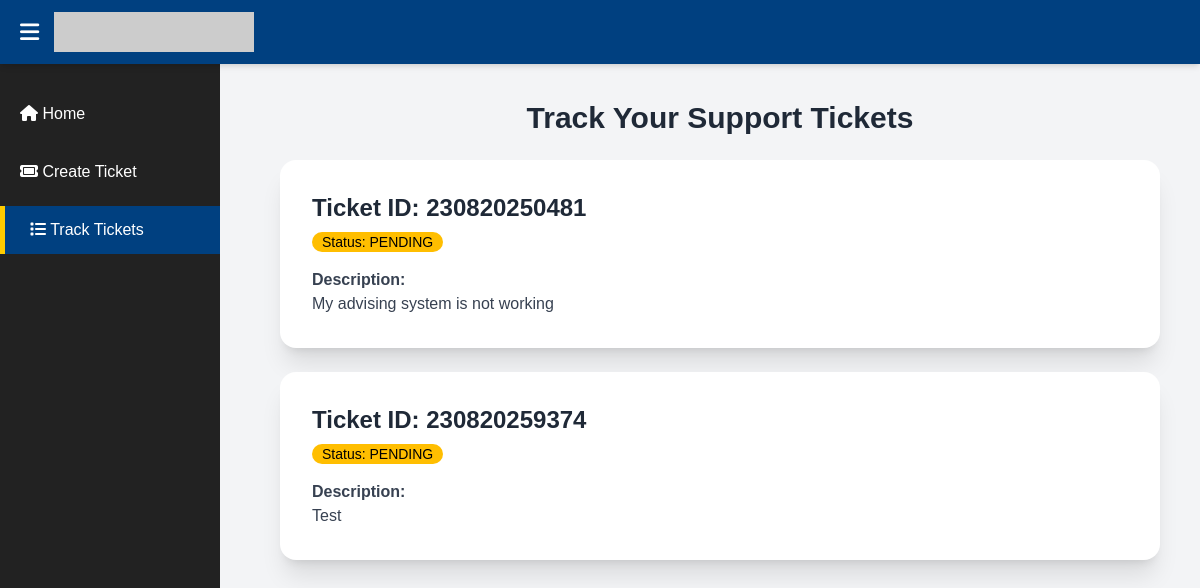
/trackticket.php (signed in), run on the app's committed database.
### tables this page shows
CREATE TABLE `tickets` (
  `TicketID` varchar(40) NOT NULL,
  `Description` varchar(100) DEFAULT NULL,
  `FromUserID` varchar(12) DEFAULT NULL,
  `Status` enum('SOLVED','PENDING') DEFAULT NULL,
  `Feedback` varchar(100) DEFAULT NULL
);

### trackticket.php (the view, shortened to what this page needs)
<?php
$userID = $_SESSION['UserID'];
$db = new Database();
$conn = $db->getConnection();
$tickets = [];
$sql = "SELECT TicketID, Description, Status, Feedback FROM tickets WHERE FromUserID = ?";
$stmt = $conn->prepare($sql);
$stmt->bind_param("s", $userID);
$stmt->execute();
$result = $stmt->get_result();
while ($row = $result->fetch_assoc()) {
    $tickets[] = $row;
}
?>
<!DOCTYPE html>
<html lang="en" data-theme="light">
<head>
    <link href="https://cdn.jsdelivr.net/npm/daisyui@4.12.14/dist/full.min.css" rel="stylesheet" />
    <script src="https://cdn.tailwindcss.com"></script>
    <link href="https://cdnjs.cloudflare.com/ajax/libs/font-awesome/6.5.0/css/all.min.css" rel="stylesheet" />
    <link rel="stylesheet" href="dash.css">
</head>
<body class="bg-gray-100">
    <div class="navbar bg-base-100 shadow-md">
        <div class="navbar-left">
            <span class="menu-btn" onclick="toggleSidebar()"><i class="fa fa-bars"></i></span>
            <img src="https://dummyimage.com/200x40/004080/ffffff&text=Eduor+System" alt="Eduor Logo" class="logo">
        </div>
    </div>
    <div class="sidebar" id="sidebar">
        <ul>
            <li><a href="dash.php"><i class="fa fa-home"></i> Home</a></li>
            <li><a href="createticket.php"><i class="fa fa-ticket"></i> Create Ticket</a></li>
            <li class="active"><a href="trackticket.php"><i class="fa fa-list"></i> Track Tickets</a></li>
        </ul>
    </div>
    <div class="main-content" id="main-content">
        <section class="max-w-5xl mx-auto p-5">
            <h1 class="text-3xl font-bold mb-6 text-center">Track Your Support Tickets</h1>
            <?php if (empty($tickets)): ?>
                <div class="text-center p-6 bg-white rounded-lg shadow-md">
                    <p class="text-gray-600">You have not submitted any tickets yet. <a href="createticket.php" class="text-blue-600 hover:underline">Create one now.</a></p>
                </div>
            <?php else: ?>
                <div class="space-y-6">
                    <?php foreach ($tickets as $ticket): ?>
                        <div class="card bg-white shadow-xl">
                            <div class="card-body">
                                <h2 class="card-title text-2xl">Ticket ID: <?= htmlspecialchars($ticket['TicketID']); ?></h2>
                                <div class="badge <?= $ticket['Status'] === 'Solved' ? 'badge-success' : 'badge-warning'; ?>">
                                    Status: <?= htmlspecialchars($ticket['Status']); ?>
                                </div>
                                <p class="text-gray-700 mt-2">
                                    <span class="font-semibold">Description:</span><br>
                                    <?= nl2br(htmlspecialchars($ticket['Description'])); ?>
                                </p>
                            </div>
                        </div>
                    <?php endforeach; ?>
                </div>
            <?php endif; ?>
        </section>
    </div>
</body>
</html>

### dash.css (style rules this page uses)
body { margin: 0; font-family: Arial, sans-serif; background: #f4f6f9; }
.navbar { display: flex; justify-content: space-between; align-items: center; background: #004080; color: white; padding: 10px 20px; position: fixed; top: 0; width: 100%; z-index: 100; }
.navbar .logo { height: 40px; }
.navbar-left { display: flex; align-items: center; }
.menu-btn { font-size: 22px; margin-right: 15px; cursor: pointer; }
.sidebar { width: 220px; background: #222; height: 100vh; position: fixed; top: 60px; left: 0; padding-top: 20px; transition: all 0.3s ease; overflow-y: auto; }
.sidebar ul { list-style: none; padding: 0; }
.sidebar ul li { margin: 10px 0; position: relative; }
.sidebar ul li a { color: white; padding: 12px 20px; display: block; text-decoration: none; transition: padding-left 0.3s ease; }
.sidebar ul li a:hover, .sidebar ul li.active a { background: #004080; border-left: 5px solid #ffcc00; padding-left: 25px; }
.main-content { margin-left: 240px; padding: 80px 20px 20px; transition: margin-left 0.3s ease; }

### data on the page
tickets: TicketID "230820250481", Status "PENDING", Description "My advising system is not working"
tickets: TicketID "230820259374", Status "PENDING", Description "Test"
